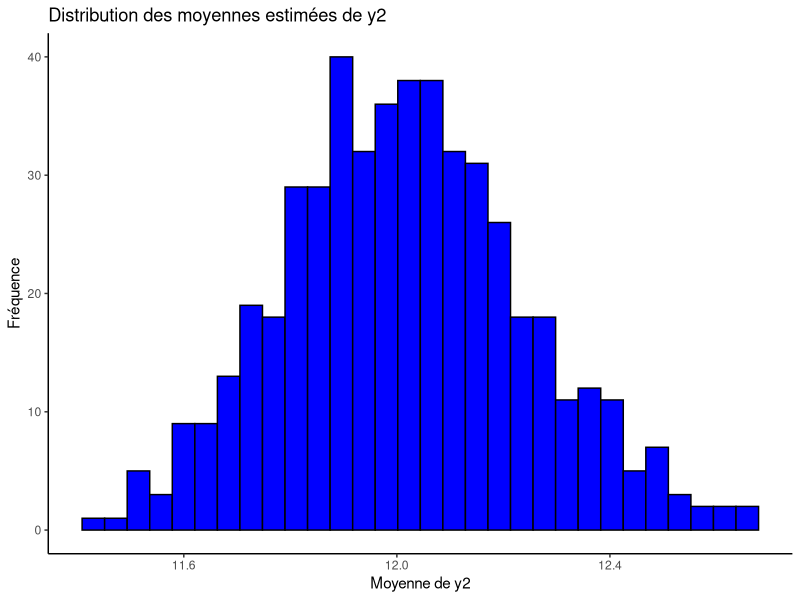

Write R code to recreate this figure.
## ---- chunk 1
knitr::opts_chunk$set(echo = TRUE)
## ---- chunk 2
# Importation des packages nécessaires
library(knitr)
library(MASS)

# Nombre d'itérations
iter = 500
obs = 250

# Dataframes de stockage
res <- data.frame("mean_y1" = rep(0, iter),
                  "mean_y2" = rep(0, iter),
                  "var_y1" = rep(0, iter),
                  "var_y2" = rep(0, iter),
                  "cor_y1y2" = rep(0, iter))

# Listes de stockage
mcar <- list(res, res, res, res)
mar <- list(res, res, res, res)
nmar <- list(res, res, res, res)

# Définition d'une fonction calculant les 2 moyennes, les 2 variances et la corrélation
mat_stats <- function(mat_input){
  
  # Vecteur de stockage
  output <- rep(0, 5)
  
  # Moyenne y1
  output[1] <- mean(mat_input[, 1])
  # Moyenne y2
  output[2] <- mean(mat_input[, 2])
  # Variance y1
  output[3] <- var(mat_input[, 1])
  # Variance y2
  output[4] <- var(mat_input[, 2])
  # CorrÃ©lation y1, y2
  output[5] <-cor(mat_input[, 1], mat_input[, 2])
  
  return(output)
}

# Définition d'une fonction effectuant les imputations
imp_stats <- function(mat_input){
  
  # Liste de stockage
  output <- list(0)
    
  # CCA
  temp <- mat_input[complete.cases(mat_input), ]
  output[[1]] <- mat_stats(temp)
  
  # Imputation par la moyenne
  temp <- mat_input
  temp[, 2] <- ifelse(is.na(temp[, 2]), mean(temp[, 2], na.rm = TRUE), temp[, 2])
  output[[2]] <- mat_stats(temp)
  
  # Imputation simple par régression linéaire
  temp <- mat_input
  lm_res <- lm(temp[, 2] ~ temp[, 1], na.action = na.omit)
  predictions <- predict(lm_res, as.data.frame(temp[, 1]))
  temp[, 2] <- ifelse(is.na(temp[, 2]), predictions, temp[, 2])
  output[[3]]  <- mat_stats(temp)
  
  # Imputation simple par régression linéaire, stochastique
  temp <- mat_input
  lm_res <- lm(temp[, 2] ~ temp[, 1], na.action = na.omit)
  predictions <- predict(lm_res, as.data.frame(temp[, 1]))
  resid_sd <- (summary(lm_res)$sigma)
  temp[, 2] <- ifelse(is.na(temp[, 2]), predictions + rnorm(sum(is.na(temp[, 2])), 0, resid_sd), temp[, 2])
  output[[4]] <- mat_stats(temp)

  return(output)
}

# Construction de la matrice de covariance
cov_mat <- matrix(c(169, 19.5, 19.5, 9), nrow = 2, ncol = 2)

# Initialisation du seed
set.seed(222)

# Boucle permettant d'effectuer les simulations
for(i in 1:iter){
  mat <- mvrnorm(n = obs, mu = c(100, 12), Sigma = cov_mat, empirical = TRUE)
  
  # MCAR
  mat_mcar <- mat
  select <- runif(obs)
  mat_mcar[, 2] <- ifelse(select > median(select), NA, mat_mcar[, 2])
  
  mcar_output <- imp_stats(mat_mcar)
  mcar[[1]][i, ] <- mcar_output[[1]]
  mcar[[2]][i, ] <- mcar_output[[2]]
  mcar[[3]][i, ] <- mcar_output[[3]]
  mcar[[4]][i, ] <- mcar_output[[4]]
  
  # MAR
  mat_mar <- mat
  mat_mar[, 2] <- ifelse(mat_mar[, 1] < median(mat_mar[, 1]), NA, mat_mar[, 2])
  
  mar_output <- imp_stats(mat_mar)
  mar[[1]][i, ] <- mar_output[[1]]
  mar[[2]][i, ] <- mar_output[[2]]
  mar[[3]][i, ] <- mar_output[[3]]
  mar[[4]][i, ] <- mar_output[[4]]
  
  # NMAR
  mat_nmar <- mat
  mat_nmar[, 2] <- ifelse(mat_nmar[, 2] < median(mat_nmar[, 2], na.rm = TRUE), NA, mat_nmar[, 2])
  
  nmar_output <- imp_stats(mat_nmar)
  nmar[[1]][i, ] <- nmar_output[[1]]
  nmar[[2]][i, ] <- nmar_output[[2]]
  nmar[[3]][i, ] <- nmar_output[[3]]
  nmar[[4]][i, ] <- nmar_output[[4]]
  
}

# Présentation des résultats
names <- c("CCA", "Imp_moy", "Imp_reg", "Imp_reg_stoc")

mcar_df <- cbind(colMeans(mcar[[1]]),
                 colMeans(mcar[[2]]),
                 colMeans(mcar[[3]]),
                 colMeans(mcar[[4]]))
colnames(mcar_df) <- names
kable(round(mcar_df, 3), caption = "Résultats pour simulation avec MCAR (itér. = 500)")

mar_df <- cbind(colMeans(mar[[1]]),
                 colMeans(mar[[2]]),
                 colMeans(mar[[3]]),
                 colMeans(mar[[4]]))
colnames(mar_df) <- names
kable(round(mar_df, 3), caption = "Résultats pour simulation avec MAR (itér. = 500)")

nmar_df <- cbind(colMeans(nmar[[1]]),
                 colMeans(nmar[[2]]),
                 colMeans(nmar[[3]]),
                 colMeans(nmar[[4]]))
colnames(nmar_df) <- names
kable(round(nmar_df, 3), caption = "Résultats pour simulation avec NMAR (itér. = 500)")

## ---- chunk 3

library(ggplot2)

iter2 = 500
obs2 = 250

# Définition d'un seed
set.seed(222)

# Vecteur de stockage
moy_y2 <- rep(0, iter2)
var_moy_y2 <- rep(0, iter2)

# Boucle permettant d'effectuer les simulations
for(i in 1:iter2){
  mat <- mvrnorm(n = obs2, mu = c(100, 12), Sigma = cov_mat, empirical = TRUE)
  
  # MCAR
  mat_mcar <- mat
  select <- runif(obs2)
  mat_mcar[, 2] <- ifelse(select > median(select), NA, mat_mcar[, 2])
  
  # Imputation simple par régression linéaire stochastique
  lm_res <- lm(mat_mcar[, 2] ~ mat_mcar[, 1], na.action = na.omit)
  predictions <- predict(lm_res, as.data.frame(mat_mcar[, 1]))
  resid_sd <- (summary(lm_res)$sigma)
  mat_mcar[, 2] <- ifelse(is.na(mat_mcar[, 2]),
                          predictions + rnorm(sum(is.na(mat_mcar[, 2])), 0, resid_sd),
                          mat_mcar[, 2])
  
  # Nombre d'observation
  n <- obs2
  # Moyenne y2
   moy_y2[i]<- mean(mat_mcar[, 2])
  # Variance y2
  var_temp <- var(mat_mcar[, 2])
  # Variance de la moyenne de y2
  var_moy_y2[i] <- (var_temp / n)
  
}

# Moyenne des variances de l'estimateur de la moyenne
print(mean(var_moy_y2))

# Variance des estimateurs de la moyenne
print(var(moy_y2))

# Biais relatif
print((mean(var_moy_y2) - var(moy_y2)) / var(moy_y2))

# Distribution
ggplot() +
  geom_histogram(aes(moy_y2), color = "black", fill = "blue") +
  xlab("Moyenne de y2") +
  ylab("Fréquence") +
  labs(title = "Distribution des moyennes estimées de y2") +
  theme_classic()

